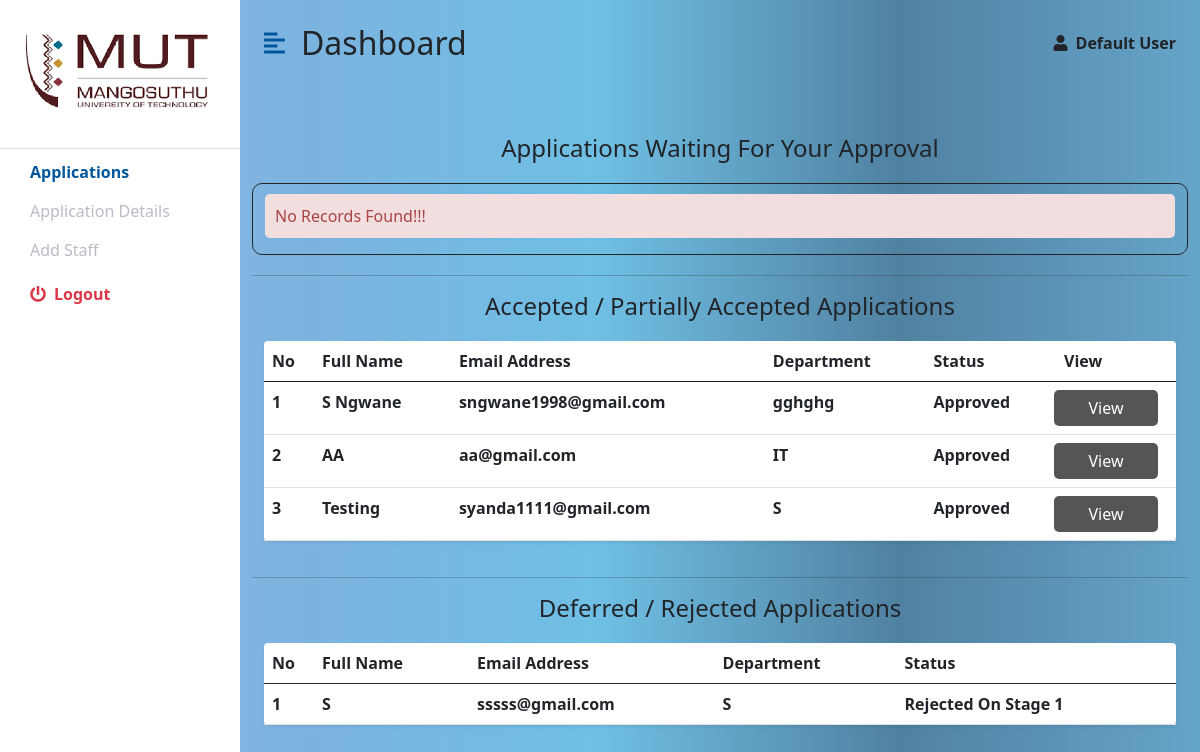
The page /applications2.php on the database its author committed.
### tables this page shows
CREATE TABLE `applications` (
  `id` int(11) NOT NULL,
  `names` varchar(100) NOT NULL,
  `email` varchar(100) NOT NULL,
  `statuss` varchar(1000) NOT NULL,
  `comments` varchar(5000) NOT NULL,
  `comments2` varchar(5000) NOT NULL,
  `comments3` varchar(5000) NOT NULL
);

CREATE TABLE `personal_details` (
  `id` int(11) NOT NULL,
  `title` varchar(50) NOT NULL,
  `names` varchar(100) NOT NULL,
  `staffNo` varchar(100) NOT NULL,
  `qualification` varchar(1000) NOT NULL,
  `email` varchar(100) NOT NULL,
  `tel` varchar(100) NOT NULL,
  `cell` varchar(100) NOT NULL,
  `department` varchar(1000) NOT NULL
);

### applications2.php (the view, shortened to what this page needs)
<!DOCTYPE html>
<html lang="en">
<head>
    <link href="https://cdn.jsdelivr.net/npm/bootstrap@5.0.0-beta3/dist/css/bootstrap.min.css" rel="stylesheet" />
    <link rel="stylesheet" href="https://cdnjs.cloudflare.com/ajax/libs/font-awesome/5.15.3/css/all.min.css" />
    <link rel="stylesheet" href="style.css" />
</head>
<?php
$currentUser = $_SESSION['currentUser'];
if (empty($currentUser)) $currentUser = "Default User";
?>
<body>
    <form action="#" method="post" enctype="multipart/form-data" autocomplete="off">
        <div class="d-flex" id="wrapper">
            <div class="bg-white" id="sidebar-wrapper">
                <div class="sidebar-heading text-center py-4 primary-text fs-4 fw-bold text-uppercase border-bottom">
                    <img src="img/mut.png" style="width:200px; height:100px;"></i></div>
                <div class="list-group list-group-flush my-3">
                    <a style="margin-top: -25px;" href="#"
                        class="list-group-item list-group-item-action bg-transparent second-text fw-bold active">Applications</a>
                    <a style="margin-top: -25px;" href="#"
                        class="list-group-item list-group-item-action bg-transparent second-text">Application Details</a>
                    <a style="margin-top: -25px;" href="add_staff.php"
                        class="list-group-item list-group-item-action bg-transparent second-text">Add Staff</a>
                    <a href="login.php"
                        class="list-group-item list-group-item-action bg-transparent text-danger fw-bold"><i
                            class="fas fa-power-off me-2"></i>Logout</a>
                </div>
            </div>
            <div id="page-content-wrapper">
                <nav class="navbar navbar-expand-lg navbar-light bg-transparent py-4 px-4">
                    <div class="d-flex align-items-center">
                        <i class="fas fa-align-left primary-text fs-4 me-3" id="menu-toggle"></i>
                        <h2 class="fs-2 m-0">Dashboard</h2>
                    </div>
                    <div class="collapse navbar-collapse" id="navbarSupportedContent">
                        <ul class="navbar-nav ms-auto mb-2 mb-lg-0">
                            <li class="nav-item dropdown">
                                <i class="fas fa-user me-2"></i><b><?php echo $currentUser  ?></b>
                            </li>
                        </ul>
                    </div>
                </nav>
                <div class="container-fluid px-4">
                    <div class="row my-5">
                        <?php
                        include "conn.php";
                        $sql = "SELECT * FROM applications WHERE statuss='Waiting For Final Approval'";
                        $result = $conn->query($sql);
                        echo "<h4 style='text-align:center; margin-bottom:20px;'>Applications Waiting For Your Approval</h4>";
                        if ($result->num_rows > 0) {
                            echo "<div class='table-container'>";
                            echo "<table class='table bg-white rounded shadow-sm  table-hover'>";
                            echo "<thead>";
                            echo "<tr>";
                            echo "<th scope='col' width='50'>No</th>";
                            echo "<th scope='col'>Full Name</th>";
                            echo "<th scope='col'>Email Address</th>";
                            echo "<th scope='col'>Department</th>";
                            echo "<th scope='col'>View Application</th>";
                            echo "</tr>";
                            echo "</thead>";
                            echo "<tbody>";
                            $count = 0;
                            while ($row = $result->fetch_assoc()) {
                                $name = $row['names'];
                                $email = $row['email'];
                                $sql9 = "SELECT department FROM personal_details WHERE email='$email'";
                                $result9 = $conn->query($sql9);
                                while ($row9 = $result9->fetch_assoc()) {
                                    $department = $row9['department'];
                                }
                                $count = $count + 1;
                                $doc = "supporting_documents/303600654-AWS Lambda Foundations.pdf";
                                echo "<tr>";
                                echo "<th scope='row'>$count</th>";
                                echo "<td><b>$name</b></td>";
                                echo "<th scope='row'>$email</th>";
                                echo "<th scope='row'>$department</th>";
                                echo "<td><button type='submit' class='btn' value='$email' name='btn_view'>View</button></td>";
                                echo "</tr>";
                            }
                            echo "</tbody>";
                            echo "</table>";
                            echo "</div>";
                        } else {
                            echo "<div class='content' style='border: 1px solid; border-radius: 10px;'>";
                            echo "<p class='error' style='margin-top: 10px' >No Records Found!!!</p>";
                            echo "</div>";
                        }
                        $sql = "SELECT * FROM applications WHERE statuss='Approved' OR statuss='Partially Approved'";
                        $result = $conn->query($sql);
                        echo "<hr style='margin-top:20px;'>";
                        echo "<h4 style='text-align:center; margin-bottom:20px;'>Accepted / Partially Accepted Applications</h4>";
                        if ($result->num_rows > 0) {
                            echo "<div class='table-container'>";
                            echo "<table class='table bg-white rounded shadow-sm  table-hover'>";
                            echo "<thead>";
                            echo "<tr>";
                            echo "<th scope='col' width='50'>No</th>";
                            echo "<th scope='col'>Full Name</th>";
                            echo "<th scope='col'>Email Address</th>";
                            echo "<th scope='col'>Department</th>";
                            echo "<th scope='col'>Status</th>";
                            echo "<th scope='col'>View</th>";
                            echo "</tr>";
                            echo "</thead>";
                            echo "<tbody>";
                            $count = 0;
                            while ($row = $result->fetch_assoc()) {
                                $name = $row['names'];
                                $email = $row['email'];
                                $status = $row['statuss'];
                                $sql9 = "SELECT department FROM personal_details WHERE email='$email'";
                                $result9 = $conn->query($sql9);
                                while ($row9 = $result9->fetch_assoc()) {
                                    $department = $row9['department'];
                                }
                                $count = $count + 1;
                                echo "<tr>";
                                echo "<th scope='row'>$count</th>";
                                echo "<td><b>$name</b></td>";
                                echo "<th scope='row'>$email</th>";
                                echo "<th scope='row'>$department</th>";
                                echo "<th scope='row'>$status</th>";
                                echo "<td><button type='submit' class='btn' value='$email' name='btn_view_accepted'>View</button></td>";
                                echo "</tr>";
                            }
                            echo "</tbody>";
                            echo "</table>";
                            echo "</div>";
                        } else {
                            echo "<div class='content' style='border: 1px solid; border-radius: 10px;'>";
                            echo "<p class='error' style='margin-top: 10px' >No Records Found!!!</p>";
                            echo "</div>";
                        }
                        $sql = "SELECT * FROM applications WHERE statuss='Deferred' OR statuss='Rejected' OR statuss='Rejected On Stage 1' OR statuss='Rejected On Stage 2'";
                        $result = $conn->query($sql);
                        echo "<hr style='margin-top:20px;'>";
                        echo "<h4 style='text-align:center; margin-bottom:20px;'>Deferred / Rejected Applications</h4>";
                        if ($result->num_rows > 0) {
                            echo "<div class='table-container'>";
                            echo "<table class='table bg-white rounded shadow-sm  table-hover'>";
                            echo "<thead>";
                            echo "<tr>";
                            echo "<th scope='col' width='50'>No</th>";
                            echo "<th scope='col'>Full Name</th>";
                            echo "<th scope='col'>Email Address</th>";
                            echo "<th scope='col'>Department</th>";
                            echo "<th scope='col'>Status</th>";
                            echo "</tr>";
                            echo "</thead>";
                            echo "<tbody>";
                            $count = 0;
                            while ($row = $result->fetch_assoc()) {
                                $name = $row['names'];
                                $email = $row['email'];
                                $status = $row['statuss'];
                                $sql9 = "SELECT department FROM personal_details WHERE email='$email'";
                                $result9 = $conn->query($sql9);
                                while ($row9 = $result9->fetch_assoc()) {
                                    $department = $row9['department'];
                                }
                                $count = $count + 1;
                                echo "<tr>";
                                echo "<th scope='row'>$count</th>";
                                echo "<td><b>$name</b></td>";
                                echo "<th scope='row'>$email</th>";
                                echo "<th scope='row'>$department</th>";
                                echo "<th scope='row'>$status</th>";
                                echo "</tr>";
                            }
                            echo "</tbody>";
                            echo "</table>";
                            echo "</div>";
                            echo "</div>";
                        } else {
                            echo "<div class='content' style='border: 1px solid; border-radius: 10px;'>";
                            echo "<p class='error' style='margin-top: 10px' >No Records Found!!!</p>";
                            echo "</div>";
                        }
                        ?>
                    </div>
                </div>
            </div>
    </form>
</body>
</html>

### style.css (style rules this page uses)
:root { --main-bg-color: #00639d; --main-text-color: #00569d; --second-text-color: #bbbbc5; --second-bg-color: #c1d9ef; }
.primary-text { color: var(--main-text-color); }
.second-text { color: var(--second-text-color); }
#wrapper { overflow-x: hidden; background-image: linear-gradient( to right, #8dbce2, #7cb3df, #6fbfe4, #5081a1, #66a5ca ); }
#sidebar-wrapper { min-height: 100vh; margin-left: 0px; -webkit-transition: margin 0.25s ease-out; -moz-transition: margin 0.25s ease-out; -o-transition: margin 0.25s ease-out; transition: margin 0.25s ease-out; }
#sidebar-wrapper .sidebar-heading { padding: 0.875rem 1.25rem; font-size: 1.2rem; }
#sidebar-wrapper .list-group { width: 15rem; }
#page-content-wrapper { min-width: 100vw; }
#menu-toggle { cursor: pointer; }
.list-group-item { border: none; padding: 20px 30px; margin-top: -20px; }
.list-group-item.active { background-color: transparent; color: var(--main-text-color); font-weight: bold; border: none; }
.table-container { height:auto; overflow-y: auto; }
@media (min-width: 1051px) { #sidebar-wrapper { margin-left: 0; } }
@media (min-width: 1051px) { #page-content-wrapper { min-width: 800px; width: 100%; } }

### applications2.php (style rules this page uses)
.btn { float: right; background: #555; color: #fff; border-radius: 5px; margin-right: 10px; width: 100%; border: none; }
.error { background: #F2DEDE; color: #A94442; padding: 10px; width: 100%; border-radius: 5px; margin-top: 0px; }
.table-container { height: auto; overflow-x: scroll; }

### rows shown on the page
applications: names "S Ngwane", email "sngwane1998@gmail.com", personal_details.department "gghghg", statuss "Approved"
applications: names "AA", email "aa@gmail.com", personal_details.department "IT", statuss "Approved"
applications: names "Testing", email "syanda1111@gmail.com", personal_details.department "S", statuss "Approved"
applications: names "S", email "sssss@gmail.com", personal_details.department "S", statuss "Rejected On Stage 1"

### other values the page prints
$currentUser "Default User"
